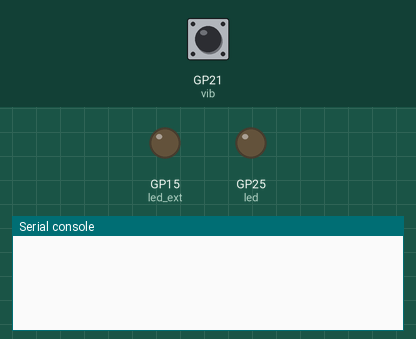
Recording of a program running on a simulated Raspberry Pi Pico running MicroPython. Parts: output pins drawn as LEDs (lit = HIGH), the last lines printed to the serial console. The test bench sets the inputs (shaded band); at power-on: GP21 (vib) LOW.

Above: at 1.2 s.
1.3 s: GP21 (vib) pulled HIGH for 0.15 s
At 1.43 s:
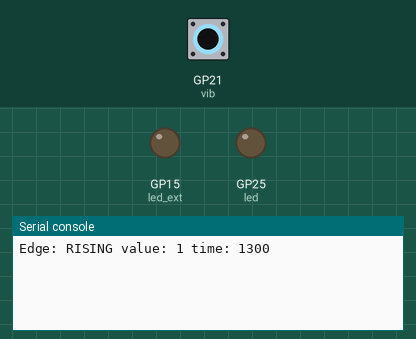
At 2.8 s:
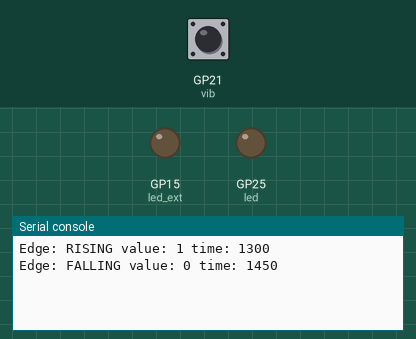

The program:

digital.py
```python
from machine import Pin, ADC
import utime

# pins
VIB_PIN = 21        # DO from module
ADC_PIN = 26        # AO from module → GP26/ADC0
LED_PIN = "LED"     # use onboard LED
LED_EXT_PIN = 15    # external LED pin

led = Pin(LED_PIN, Pin.OUT)
led_ext = Pin(LED_EXT_PIN, Pin.OUT)
# vib = Pin(16, Pin.IN, Pin.PULL_UP)  # PULL_UP for active LOW
vib = Pin(VIB_PIN, Pin.IN, Pin.PULL_DOWN)   # idle low, pulses high on vibration
# vib = Pin(VIB_PIN, Pin.IN)  # adjust for your wiring

def edge_logger(pin):
    value = pin.value()
    edge = "RISING" if value else "FALLING"
    print("Edge:", edge, "value:", value, "time:", utime.ticks_ms())

vib.irq(handler=edge_logger, trigger=Pin.IRQ_RISING | Pin.IRQ_FALLING)

while True:
    utime.sleep(1)
```

Measured:
- after the input at 1.3 s, the serial console: prints a new line at once (image 1)
